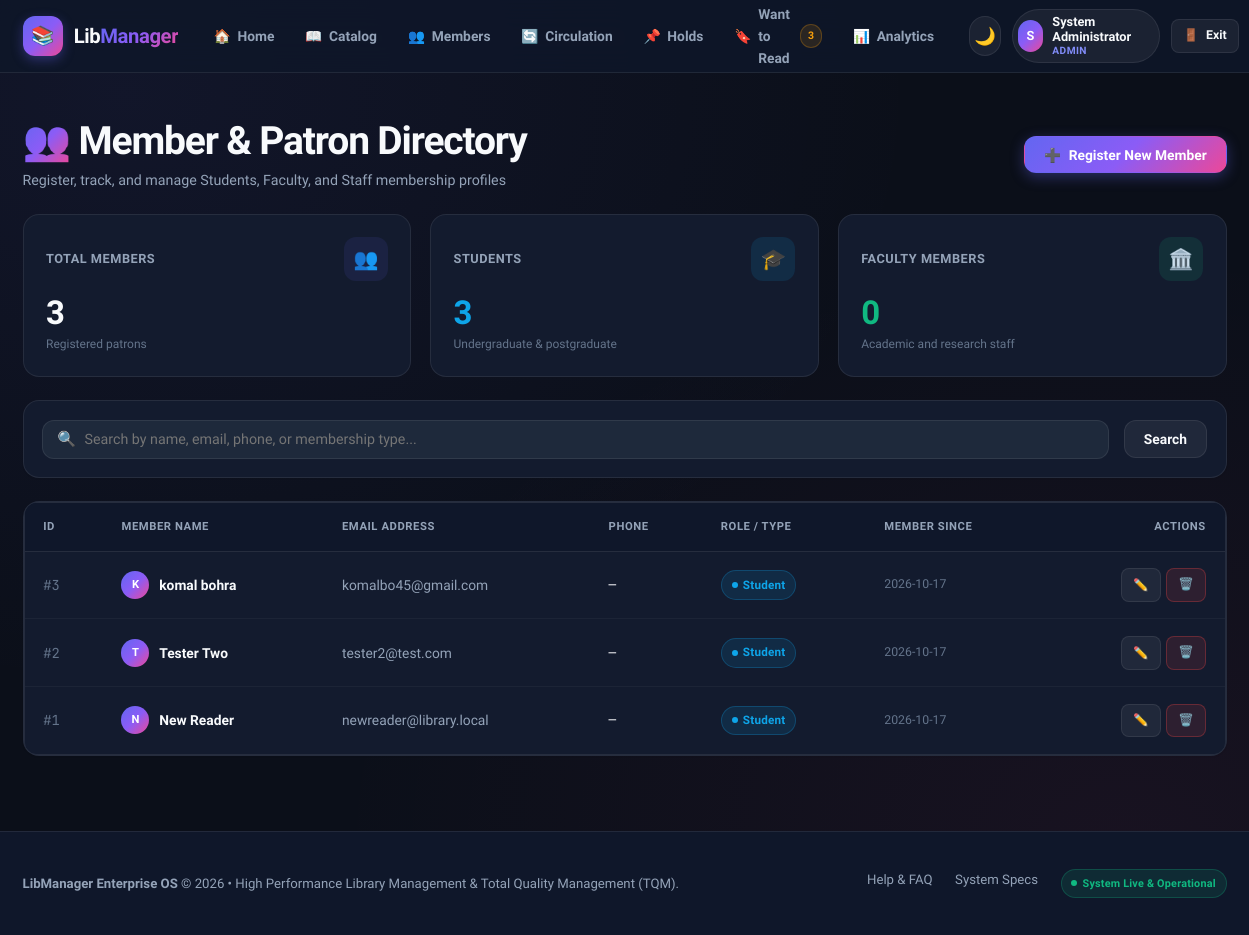
/members (signed in), run on the app's committed database.
### tables this page shows
CREATE TABLE members (
            id INTEGER PRIMARY KEY AUTOINCREMENT,
            name TEXT NOT NULL,
            email TEXT UNIQUE,
            phone TEXT,
            member_type TEXT DEFAULT 'Student',
            created_at TIMESTAMP DEFAULT CURRENT_TIMESTAMP
        );

### app.py (the view)
@app.route("/members")
@login_required
def members_page():
    search_query = request.args.get("q", "").strip()
    conn = get_db_connection()
    query = "SELECT * FROM members WHERE 1=1"
    params = []
    if search_query:
        query += " AND (name LIKE ? OR email LIKE ? OR phone LIKE ? OR member_type LIKE ?)"
        wildcard = f"%{search_query}%"
        params.extend([wildcard, wildcard, wildcard, wildcard])
    query += " ORDER BY id DESC"
    members = conn.execute(query, params).fetchall()
    total_members = conn.execute("SELECT COUNT(*) FROM members").fetchone()[0]
    students_count = conn.execute("SELECT COUNT(*) FROM members WHERE member_type = 'Student'").fetchone()[0]
    faculty_count = conn.execute("SELECT COUNT(*) FROM members WHERE member_type = 'Faculty'").fetchone()[0]
    conn.close()
    return render_template(
        "members.html",
        members=members,
        search_query=search_query,
        stats={"total": total_members, "students": students_count, "faculty": faculty_count}
    )

### app.py (called while the page is built)
def get_db_connection():
    conn = sqlite3.connect(DATABASE)
    conn.row_factory = sqlite3.Row
    return conn

@app.context_processor
def inject_user():
    user_data = None
    user_wishlist = set()
    if "user_id" in session:
        user_data = {
            "id": session.get("user_id"),
            "username": session.get("username"),
            "email": session.get("email"),
            "full_name": session.get("full_name"),
            "role": session.get("role", "Member")
        }
        try:
            conn = get_db_connection()
            rows = conn.execute("SELECT book_id FROM wishlist WHERE user_id = ?", (session["user_id"],)).fetchall()
            user_wishlist = {r["book_id"] for r in rows}
            conn.close()
        except Exception:
            user_wishlist = set()
    return {
        "current_user": user_data,
        "user_wishlist": user_wishlist,
        "wishlist_count": len(user_wishlist),
        "get_book_icon": get_book_icon
    }

def login_required(f):
    @wraps(f)
    def decorated_function(*args, **kwargs):
        if "user_id" not in session:
            flash("Please sign in to access your library account.", "warning")
            return redirect(url_for("login_page", next=request.url))
        return f(*args, **kwargs)
    return decorated_function

### templates/members.html (shortened to what this page needs)
{% extends "base.html" %}
{% block content %}
<div class="container" style="padding-top: 1.5rem; padding-bottom: 3rem;">
  <div style="display: flex; justify-content: space-between; align-items: center; margin-bottom: 1.5rem; flex-wrap: wrap; gap: 1rem;">
    <div>
      <h1 class="page-title" style="margin-bottom: 0.25rem;">
        <span>👥</span> Member & Patron Directory
      </h1>
      <p style="color: var(--text-muted); font-size: 0.95rem;">
        Register, track, and manage Students, Faculty, and Staff membership profiles
      </p>
    </div>
    <button type="button" class="btn btn-primary" onclick="openAddMemberModal()">
      <span>➕</span> Register New Member
    </button>
  </div>
  <div class="stats-grid" style="margin-bottom: 1.5rem;">
    <div class="stat-card">
      <div class="stat-header">
        <span class="stat-title">Total Members</span>
        <div class="stat-icon">👥</div>
      </div>
      <div class="stat-value">{{ stats.total }}</div>
      <div class="stat-subtext">Registered patrons</div>
    </div>
    <div class="stat-card info">
      <div class="stat-header">
        <span class="stat-title">Students</span>
        <div class="stat-icon">🎓</div>
      </div>
      <div class="stat-value" style="color: var(--status-info);">{{ stats.students }}</div>
      <div class="stat-subtext">Undergraduate & postgraduate</div>
    </div>
    <div class="stat-card success">
      <div class="stat-header">
        <span class="stat-title">Faculty Members</span>
        <div class="stat-icon">🏛️</div>
      </div>
      <div class="stat-value" style="color: var(--status-success);">{{ stats.faculty }}</div>
      <div class="stat-subtext">Academic and research staff</div>
    </div>
  </div>
  <div class="card" style="padding: 1.25rem; margin-bottom: 1.5rem;">
    <form method="GET" action="{{ url_for('members_page') }}">
      <div class="toolbar" style="margin-bottom: 0;">
        <div class="search-box">
          <span class="search-icon">🔍</span>
          <input type="text" name="q" value="{{ search_query }}" class="form-control" placeholder="Search by name, email, phone, or membership type...">
        </div>
        <button type="submit" class="btn btn-secondary">Search</button>
      </div>
    </form>
  </div>
  <div class="card" style="padding: 0; overflow: hidden;">
    <div class="table-responsive">
      <table class="data-table">
        <thead>
          <tr>
            <th>ID</th>
            <th>Member Name</th>
            <th>Email Address</th>
            <th>Phone</th>
            <th>Role / Type</th>
            <th>Member Since</th>
            <th style="text-align: right;">Actions</th>
          </tr>
        </thead>
        <tbody>
          {% if members|length == 0 %}
          <tr>
            <td colspan="7" style="text-align: center; padding: 3rem; color: var(--text-muted);">
              No members found in directory. Click "Register New Member" to add one.
            </td>
          </tr>
          {% else %}
          {% for m in members %}
          <tr>
            <td style="font-family: var(--font-mono); color: var(--text-subtle);">#{{ m.id }}</td>
            <td>
              <div style="display: flex; align-items: center; gap: 0.65rem;">
                <div class="user-avatar" style="width: 28px; height: 28px; font-size: 0.75rem;">
                  {{ m.name[:1] | upper }}
                </div>
                <div style="font-weight: 700;">{{ m.name }}</div>
              </div>
            </td>
            <td>
              <a href="mailto:{{ m.email }}" style="color: var(--text-muted); text-decoration: none;">
                {{ m.email or '—' }}
              </a>
            </td>
            <td style="font-family: var(--font-mono); font-size: 0.85rem;">{{ m.phone or '—' }}</td>
            <td>
              {% if m.member_type == 'Faculty' %}
              <span class="badge badge-success"><span class="badge-dot"></span> Faculty</span>
              {% elif m.member_type == 'Staff' %}
              <span class="badge badge-warning"><span class="badge-dot"></span> Staff</span>
              {% else %}
              <span class="badge badge-info"><span class="badge-dot"></span> Student</span>
              {% endif %}
            </td>
            <td style="color: var(--text-subtle); font-size: 0.82rem;">
              {{ m.created_at[:10] if m.created_at else '—' }}
            </td>
            <td style="text-align: right;">
              <div style="display: inline-flex; gap: 0.35rem;">
                <button type="button" class="btn btn-secondary btn-sm" onclick="openEditMemberModal('{{ m.id }}', '{{ m.name|escape }}', '{{ m.email or '' }}', '{{ m.phone or '' }}', '{{ m.member_type }}')" title="Edit Member">
                  ✏️
                </button>
                <a href="{{ url_for('delete_member', id=m.id) }}" class="btn btn-danger btn-sm" onclick="return confirm('Delete member {{ m.name }}?')" title="Delete Member">
                  🗑️
                </a>
              </div>
            </td>
          </tr>
          {% endfor %}
          {% endif %}
        </tbody>
      </table>
    </div>
  </div>
</div>
{% endblock %}

### data on the page
members: id "3", name "K", name "komal bohra", email "komalbo45@gmail.com", phone "—", member_type "Student" (drawn), created_at "2026-10-17"
members: id "2", name "T", name "Tester Two", email "tester2@test.com", phone "—", member_type "Student" (drawn), created_at "2026-10-17"
members: id "1", name "N", name "New Reader", email "newreader@library.local", phone "—", member_type "Student" (drawn), created_at "2026-10-17"

### other printed values
{{ wishlist_count or 0 }} "3"
{{ current_user.full_name[:1] | upper if current_user.full_name else 'U' }} "S"
{{ current_user.full_name or current_user.username }} "System Administrator"
{{ current_user.role }} "ADMIN"
{{ stats.total }} "3"
{{ stats.students }} "3"
{{ stats.faculty }} "0"
